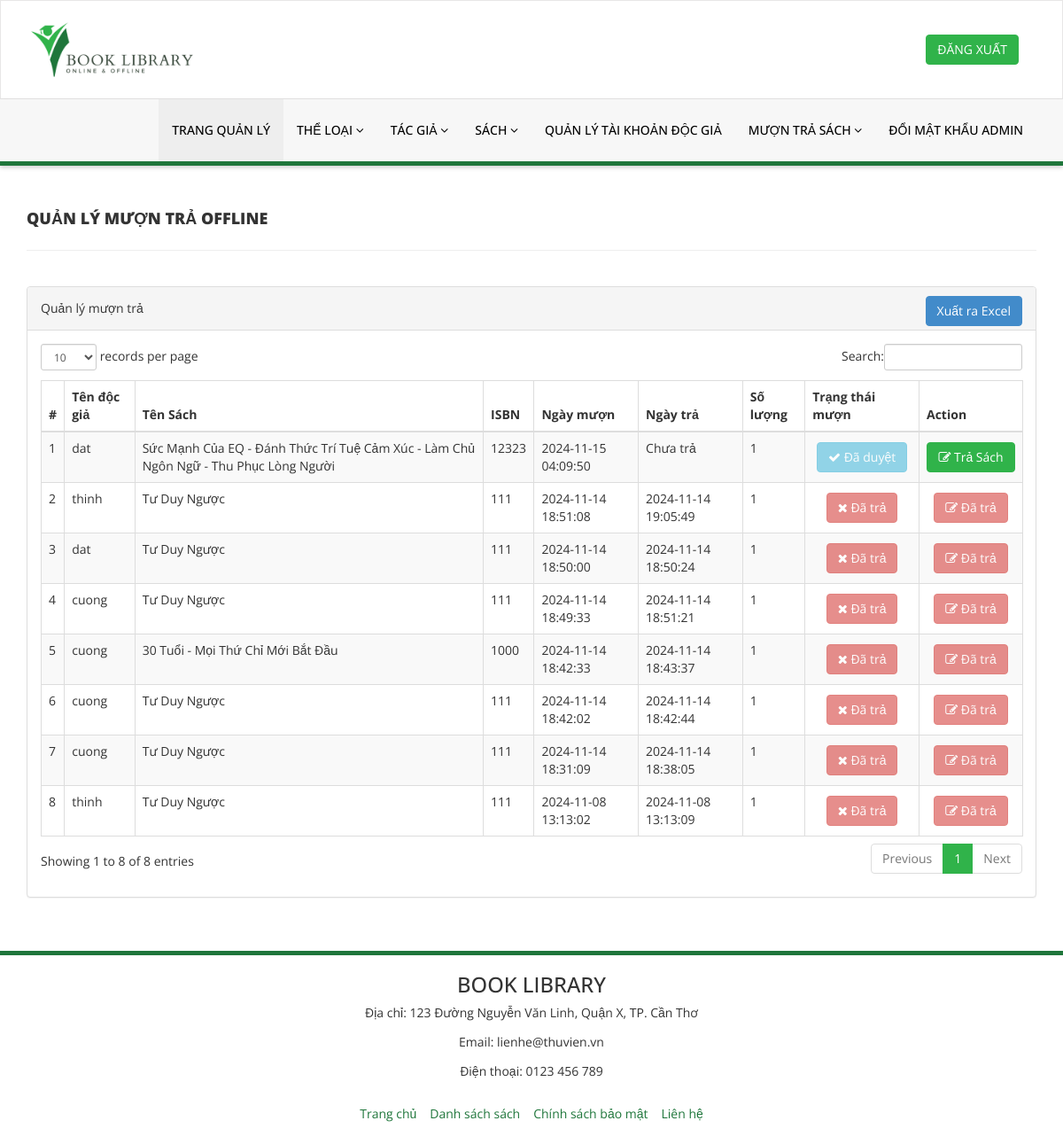
The page /admin/manage-issued-books.php (signed in) on the database as committed earlier.
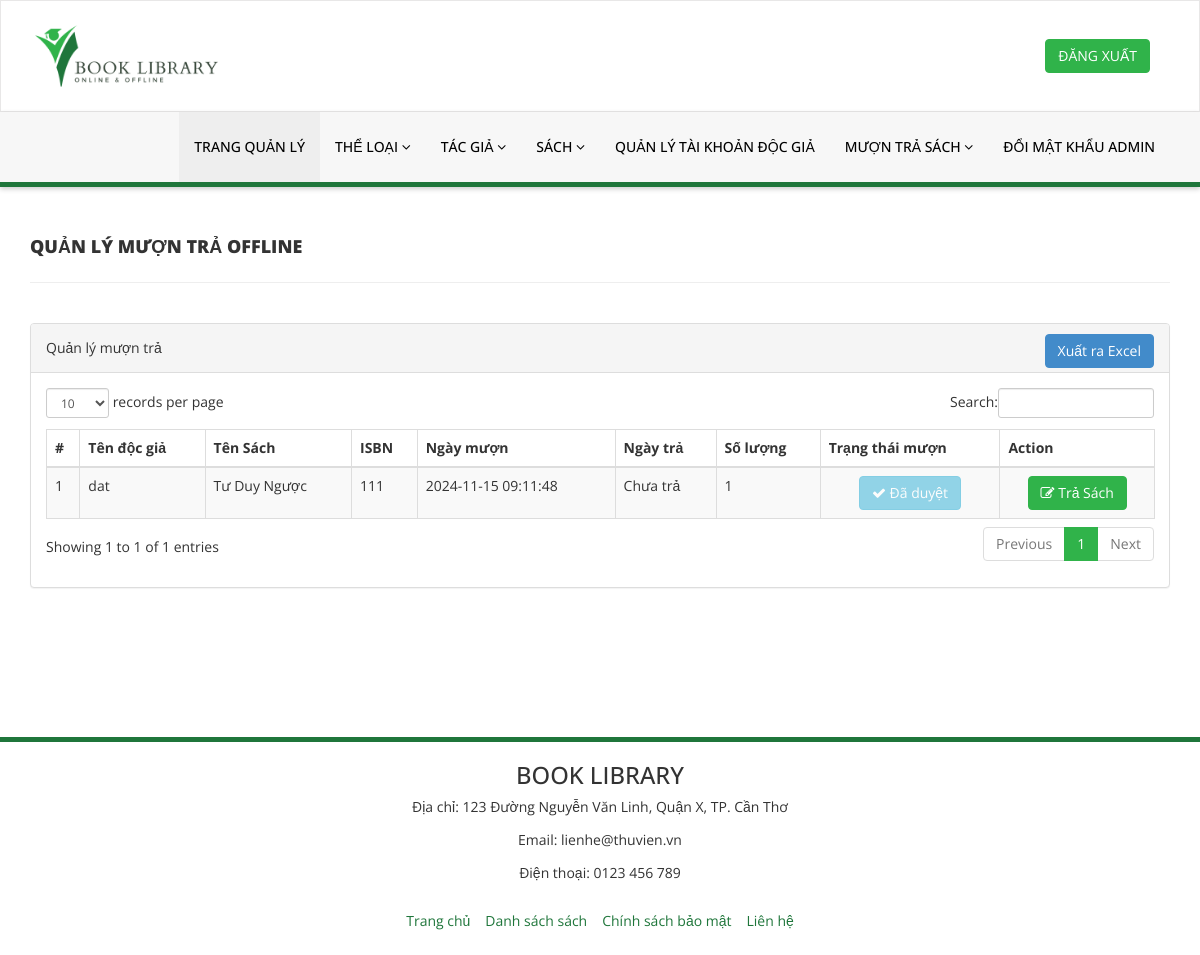
The same page on the database as committed later.
### tables this page shows
CREATE TABLE `ctmuontra` (
  `id` int NOT NULL,
  `BookId` int NOT NULL,
  `ReaderId` int NOT NULL,
  `IssuesDate` timestamp NOT NULL DEFAULT CURRENT_TIMESTAMP,
  `ReturnDate` timestamp NULL DEFAULT NULL ON UPDATE CURRENT_TIMESTAMP,
  `QuantityBorrow` int NOT NULL,
  `Method` tinyint NOT NULL,
  `BorrowStatus` tinyint DEFAULT NULL
);

CREATE TABLE `docgia` (
  `id` int NOT NULL,
  `FullName` varchar(100) DEFAULT NULL,
  `EmailId` varchar(100) DEFAULT NULL,
  `MobileNumber` char(11) DEFAULT NULL,
  `Password` varchar(255) DEFAULT NULL,
  `Status` tinyint DEFAULT NULL,
  `RegDate` timestamp NULL DEFAULT CURRENT_TIMESTAMP,
  `UpdationDate` timestamp NULL DEFAULT NULL ON UPDATE CURRENT_TIMESTAMP
);

CREATE TABLE `sach` (
  `id` int NOT NULL,
  `BookName` varchar(255) DEFAULT NULL,
  `CatId` int DEFAULT NULL,
  `AuthorId` int DEFAULT NULL,
  `ISBNNumber` int DEFAULT NULL,
  `BookPrice` decimal(10,2) DEFAULT NULL,
  `RegDate` timestamp NULL DEFAULT CURRENT_TIMESTAMP,
  `updationDate` timestamp NULL DEFAULT CURRENT_TIMESTAMP ON UPDATE CURRENT_TIMESTAMP,
  `Image` varchar(255) DEFAULT NULL,
  `Quantity` int NOT NULL,
  `Stock` int NOT NULL,
  `Method` tinyint NOT NULL
);

### admin/manage-issued-books.php (the view, shortened to what the changed rows need)
<?php
include('includes/config.php');
if (strlen($_SESSION['alogin']) == 0) {
    header("location:../adminlogin.php");
    exit();
} else {
?>
    <!DOCTYPE html>
    <html xmlns="http://www.w3.org/1999/xhtml">
    <head>
        <link href="assets/css/bootstrap.css" rel="stylesheet" />
        <link href="assets/css/font-awesome.css" rel="stylesheet" />
        <link href="assets/js/dataTables/dataTables.bootstrap.css" rel="stylesheet" />
        <link href="assets/css/style.css" rel="stylesheet" />
    </head>
    <body>
        <?php include('includes/header.php'); ?>
        <div class="content-wrapper">
            <div class="container">
                <div class="row pad-botm">
                    <div class="col-md-12">
                        <h4 class="header-line">Quản lý mượn trả OFFLINE</h4>
                    </div>
                    <div class="row">
                    </div>
                </div>
                <div class="row">
                    <div class="col-md-12">
                        <div class="panel panel-default">
                            <div class="panel-heading">
                                Quản lý mượn trả
                                <a style="margin-left: 10px; float: right;" href="export-offline-borrow-return.php" class="btn btn-success">Xuất ra Excel</a>
                            </div>
                            <div class="panel-body">
                                <div class="table-responsive">
                                    <table class="table table-striped table-bordered table-hover" id="dataTables-example">
                                        <thead>
                                            <tr>
                                                <th>#</th>
                                                <th>Tên độc giả</th>
                                                <th>Tên Sách</th>
                                                <th>ISBN </th>
                                                <th>Ngày mượn</th>
                                                <th>Ngày trả</th>
                                                <th>Số lượng</th>
                                                <th>Trạng thái mượn</th>
                                                <th>Action</th>
                                            </tr>
                                        </thead>
                                        <tbody>
                                            <?php $sql = "SELECT docgia.FullName,ctmuontra.BorrowStatus, sach.BookName, sach.ISBNNumber,ctmuontra.QuantityBorrow,ctmuontra.Method, ctmuontra.IssuesDate, ctmuontra.ReturnDate, ctmuontra.id as rid
                                                FROM ctmuontra
                                                JOIN docgia ON docgia.id = ctmuontra.ReaderId
                                                JOIN sach ON sach.id = ctmuontra.BookId
                                                WHERE ctmuontra.Method = 0
                                                ORDER BY ctmuontra.id DESC";
                                            $query = $dbh->prepare($sql);
                                            $query->execute();
                                            $results = $query->fetchAll(PDO::FETCH_OBJ);
                                            $cnt = 1;
                                            if ($query->rowCount() > 0) {
                                                foreach ($results as $result) {              ?>
                                                    <tr class="odd gradeX">
                                                        <td class="center"><?php echo htmlentities($cnt); ?></td>
                                                        <td class="center"><?php echo htmlentities($result->FullName); ?></td>
                                                        <td class="center"><?php echo htmlentities($result->BookName); ?></td>
                                                        <td class="center"><?php echo htmlentities($result->ISBNNumber); ?></td>
                                                        <td class="center"><?php echo htmlentities($result->IssuesDate); ?></td>
                                                        <td class="center"><?php if ($result->ReturnDate == "") {
                                                                                echo htmlentities("Chưa trả");
                                                                            } else {
                                                                                echo htmlentities($result->ReturnDate);
                                                                            }
                                                                            ?></td>
                                                        <td class="center"><?php echo htmlentities($result->QuantityBorrow); ?></td>
                                                        <td class="center" style="vertical-align: middle;">
                                                            <div class=" btn-container" style="display: flex; justify-content: center; align-items: center; gap: 3px;">
                                                                <?php if ($result->BorrowStatus == '0') { ?>
                                                                    <a href="manage-issued-books-online.php?approve_id=<?php echo htmlentities($result->rid); ?>">
                                                                        <button class="btn btn-success"><i class="fa fa-check "></i> Duyệt</button>
                                                                    </a>
                                                                    <a href="manage-issued-books-online.php?reject_id=<?php echo htmlentities($result->rid); ?>">
                                                                        <button class="btn btn-warning"><i class="fa fa-times "></i> Từ chối</button>
                                                                    </a>
                                                                <?php } elseif ($result->BorrowStatus == '1') { ?>
                                                                    <button class="btn btn-info" disabled><i class="fa fa-check "></i> Đã duyệt</button>
                                                                <?php } elseif ($result->BorrowStatus == '2') { ?>
                                                                    <button class="btn btn-danger" disabled><i class="fa fa-times "></i> Đã trả</button>
                                                                <?php } else { ?>
                                                                    <button class="btn btn-danger" disabled><i class="fa fa-times "></i> Từ chối</button>
                                                                <?php } ?>
                                                            </div>
                                                        </td>
                                                        <td class="center" style="vertical-align: middle;">
                                                            <div class=" btn-container" style="display: flex; justify-content: center; align-items: center; gap: 3px;">
                                                                <?php if ($result->BorrowStatus == '1') { ?>
                                                                    <a href="manage-issued-books.php?rid=<?php echo htmlentities($result->rid); ?>"><button class="btn btn-primary"><i class="fa fa-edit "></i> Trả Sách</button>
                                                                    <?php } else { ?>
                                                                        <button class="btn btn-danger" disabled><i class="fa fa-edit "></i> Đã trả</button>
                                                                    <?php } ?>
                                                            </div>
                                                        </td>
                                                    </tr>
                                            <?php $cnt = $cnt + 1;
                                                }
                                            } ?>
                                        </tbody>
                                    </table>
                                </div>
                            </div>
                        </div>
                    </div>
                </div>
            </div>
        </div>
        <?php include('includes/footer.php'); ?>
    </body>
    </html>
<?php } ?>

Rows that differ between the two databases and show on the page:
removed ctmuontra: ReaderId.FullName "dat", BookId.BookName "Sức Mạnh Của EQ - Đánh Thức Trí Tuệ Cảm Xúc - Làm Chủ Ngôn Ngữ - Thu Phục Lòng Người", BookId.ISBNNumber "12323", IssuesDate "2024-11-15 04:09:50", QuantityBorrow "1", BorrowStatus 1 (drawn)
removed ctmuontra: ReaderId.FullName "thinh", BookId.BookName "Tư Duy Ngược", BookId.ISBNNumber "111", IssuesDate "2024-11-14 18:51:08", ReturnDate "2024-11-14 19:05:49", QuantityBorrow "1", BorrowStatus 2 (drawn)
removed ctmuontra: ReaderId.FullName "dat", BookId.BookName "Tư Duy Ngược", BookId.ISBNNumber "111", IssuesDate "2024-11-14 18:50:00", ReturnDate "2024-11-14 18:50:24", QuantityBorrow "1", BorrowStatus 2 (drawn)
removed ctmuontra: ReaderId.FullName "cuong", BookId.BookName "Tư Duy Ngược", BookId.ISBNNumber "111", IssuesDate "2024-11-14 18:49:33", ReturnDate "2024-11-14 18:51:21", QuantityBorrow "1", BorrowStatus 2 (drawn)
removed ctmuontra: ReaderId.FullName "cuong", BookId.BookName "30 Tuổi - Mọi Thứ Chỉ Mới Bắt Đầu", BookId.ISBNNumber "1000", IssuesDate "2024-11-14 18:42:33", ReturnDate "2024-11-14 18:43:37", QuantityBorrow "1", BorrowStatus 2 (drawn)
removed ctmuontra: ReaderId.FullName "cuong", BookId.BookName "Tư Duy Ngược", BookId.ISBNNumber "111", IssuesDate "2024-11-14 18:42:02", ReturnDate "2024-11-14 18:42:44", QuantityBorrow "1", BorrowStatus 2 (drawn)
removed ctmuontra: ReaderId.FullName "cuong", BookId.BookName "Tư Duy Ngược", BookId.ISBNNumber "111", IssuesDate "2024-11-14 18:31:09", ReturnDate "2024-11-14 18:38:05", QuantityBorrow "1", BorrowStatus 2 (drawn)
removed ctmuontra: ReaderId.FullName "thinh", BookId.BookName "Tư Duy Ngược", BookId.ISBNNumber "111", IssuesDate "2024-11-08 13:13:02", ReturnDate "2024-11-08 13:13:09", QuantityBorrow "1", BorrowStatus 2 (drawn)
added ctmuontra: ReaderId.FullName "dat", BookId.BookName "Tư Duy Ngược", BookId.ISBNNumber "111", IssuesDate "2024-11-15 09:11:48", QuantityBorrow "1", BorrowStatus 1 (drawn)
Other text that changed with them:
text written by a page script: "records per page Search: Showing 1 to 8 of 8 entries Previous 1 Next" → "records per page Search: Showing 1 to 1 of 1 entries Previous 1 Next"
